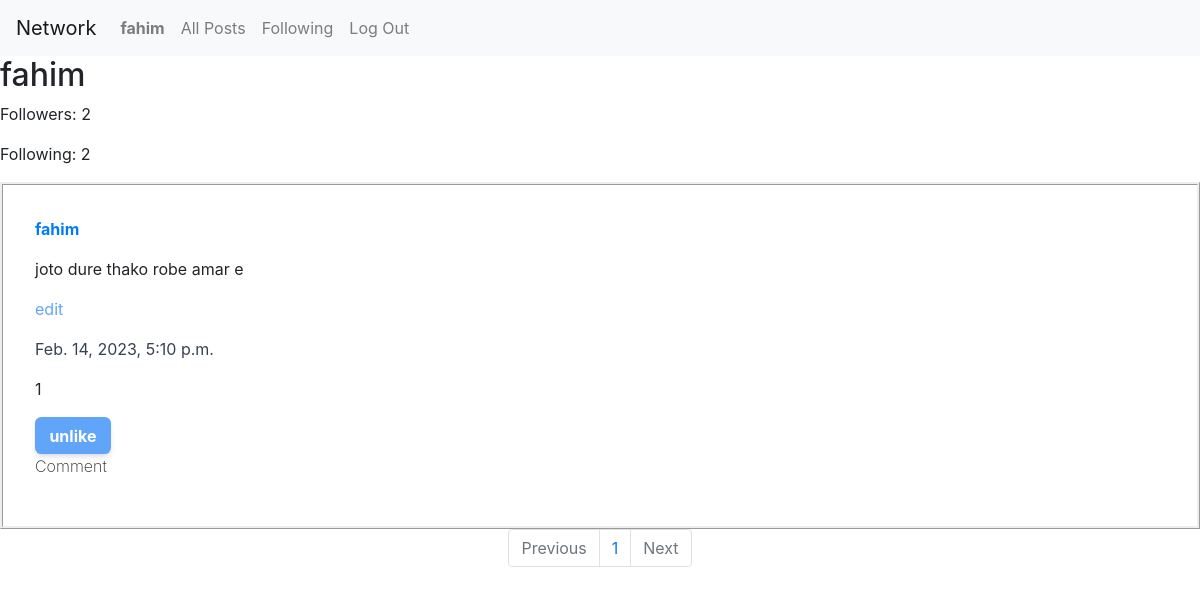
Page /profile/3 (signed in) on the earlier database version.
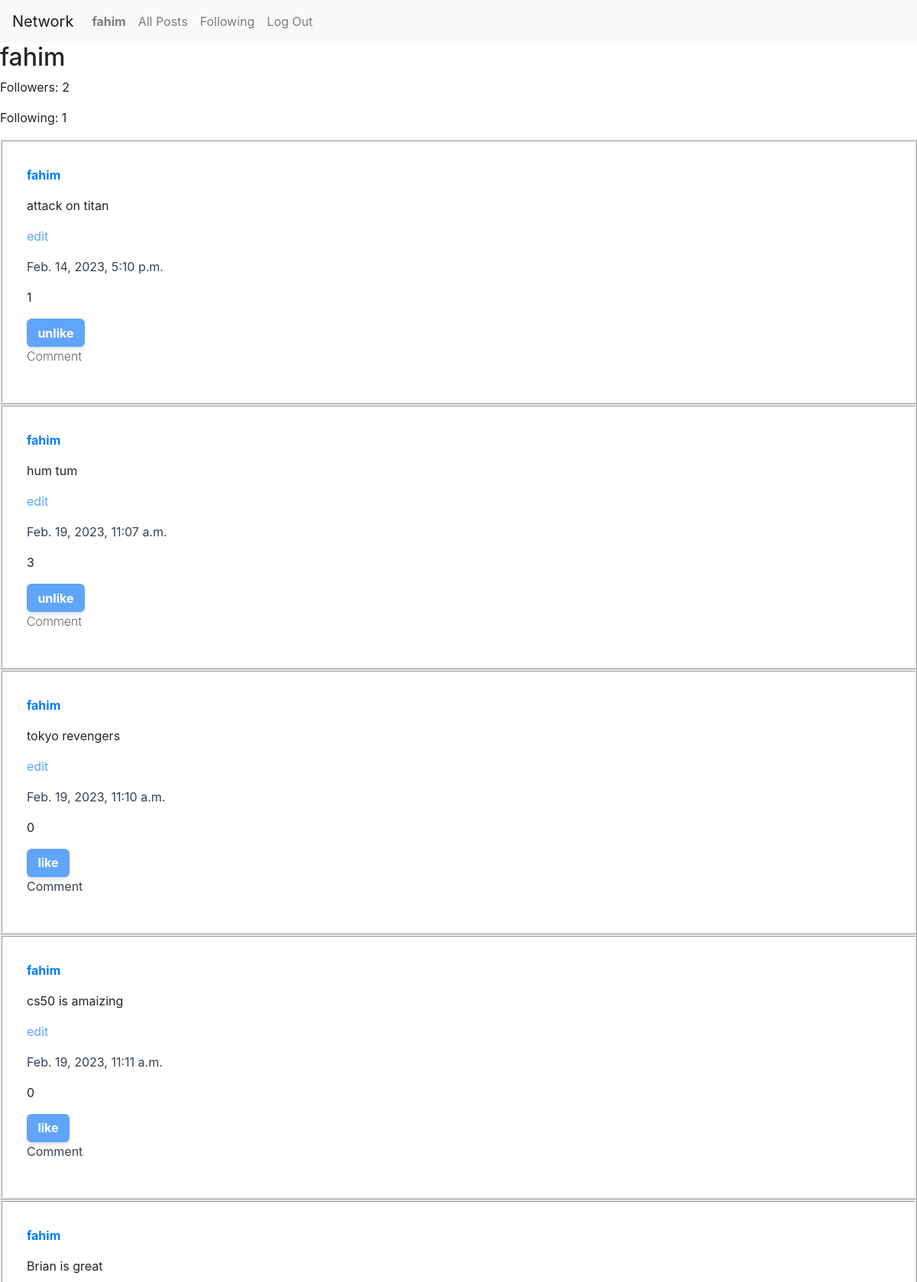
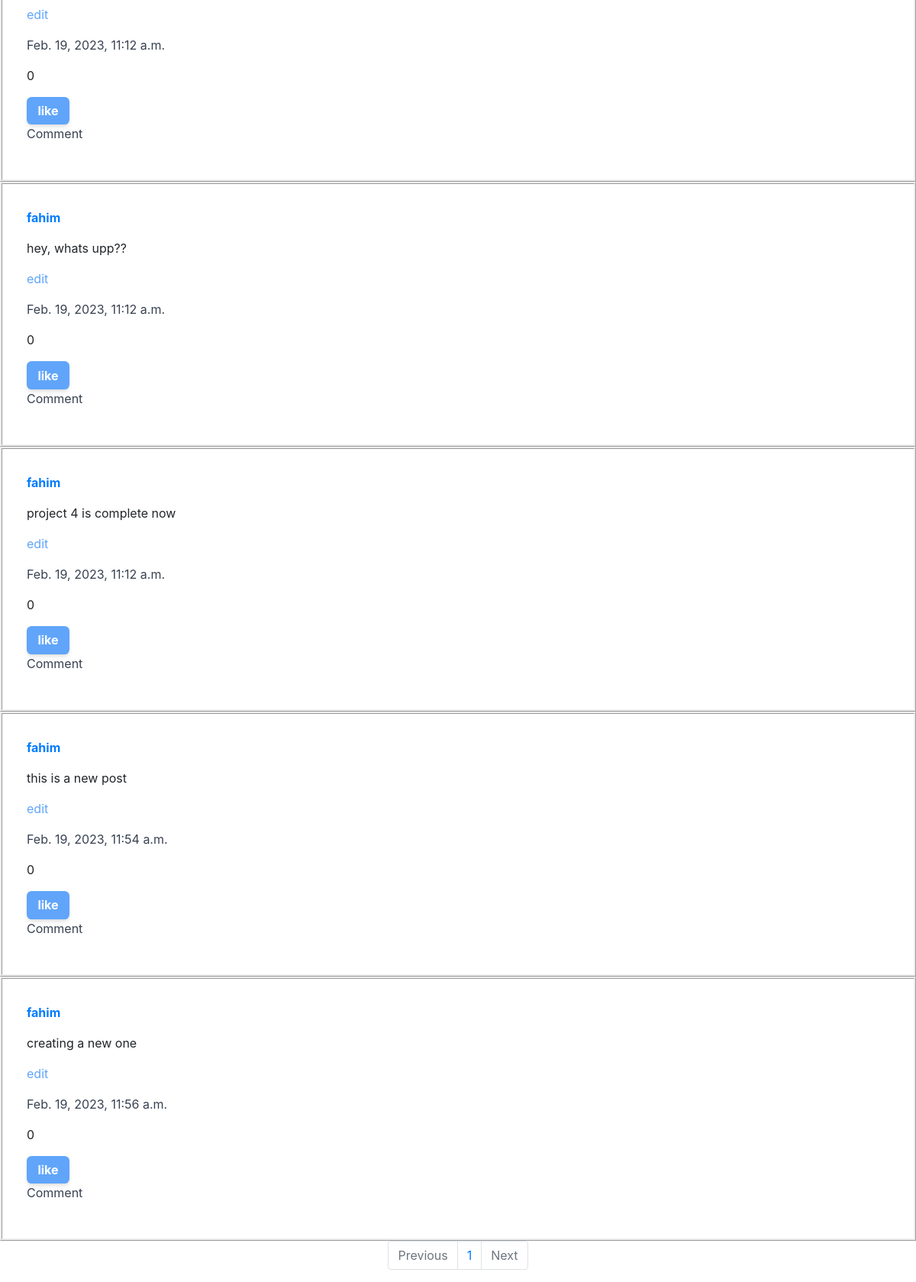
Same page on the later database version (2 pictures, top to bottom).
### network/models.py (models this page shows, shortened)
class Post(models.Model):
    creator = models.ForeignKey(User, on_delete=models.CASCADE, related_name="posts")
    content = models.CharField(max_length=255)
    created_on = models.DateTimeField(auto_now_add=True)
    likes = models.ManyToManyField(User, related_name="liked_post")
    like = models.IntegerField(default=0)

class User(AbstractUser):
    def __str__(self):
        return self.username

### network/views.py (the view)
# urls.py: path("profile/<int:id>", views.profile, name="profile"),
@csrf_exempt
def profile(request, id, page_num=1):
    user = User.objects.get(pk=id)
    follow = Follow.objects.get(user=user)
    following = follow.following.all().count()
    followers = follow.followers.all().count()
    posts = Post.objects.filter(creator=user)
    liked_posts = Post.objects.filter(likes=user, creator=user)
    already_follow = Follow.objects.filter(user=request.user, following=user)
    show_follow = 1
    if already_follow:
        show_follow = 0
    p = Paginator(posts, 10)
    posts = p.page(page_num)
    return render(request, "network/profile.html", {
        "following": following,
        "followers": followers,
        "posts": posts.object_list,
        "liked_posts": liked_posts,
        "owner": user,
        "show_follow": show_follow,
        "page_range": p.page_range,
        "previous_page_number": posts.previous_page_number() if posts.has_previous() else 0,
        "next_page_number": posts.next_page_number() if posts.has_next() else 0,
        "previous": posts.has_previous(),
        "next": posts.has_next(),
    })

### network/templates/network/profile.html (shortened to what this page needs)
{% extends "network/layout.html" %}
{% block body %}
<h2>{{ owner.username }}</h2>
<div>
	<p>Followers: <span id="followerNumber">{{ followers }}</span></p>
</div>
<div>
	<p>Following: {{ following }}</p>
</div>
{% for post in posts %}
	{% if post in liked_posts %}
		<div style="border-style: ridge; padding: 2rem;">
			<p>
				<a href="{% url 'profile' post.creator.id %}">
					<b>{{ post.creator }}</b>
				</a>
			</p>
			<div id="div{{ post.id }}">
				<p id="{{ post.id }}">{{ post.content }}</p>
				{% if user.id == post.creator.id %}
					<p style="color: #60a5fa;" id="edit{{ post.id }}" onclick="handle({{ post.id }})">edit</p>
				{% endif %}
			</div>
			<p style="color: #374151;">{{ post.created_on }}</p>
			<p id="like{{ post.id }}">{{ post.like }}</p>
			<input
				id="like_button{{ post.id }}"
				type="button"
				value="unlike"
				onclick="handleLike({{ post.id }})"
				style="padding-top: 0.4rem; padding-bottom: 0.4rem; padding-left: 0.9rem; padding-right: 0.9rem; border-radius: 0.4rem; background-color: #60a5fa; color: #ffffff; font-weight: 700; border-style: none; box-shadow: 0 4px 6px -1px rgba(0, 0, 0, 0.1), 0 2px 4px -1px rgba(0, 0, 0, 0.06);"
			/>
			<p style="font-weight: 200;">Comment</p>
		</div>
	{% else %}
		<div style="border-style: ridge; padding: 2rem;">
			<p>
				<a href="{% url 'profile' post.creator.id %}">
					<b>{{ post.creator }}</b>
				</a>
			</p>
			<div id="div{{ post.id }}">
				<p id="{{ post.id }}">{{ post.content }}</p>
				{% if user.id == post.creator.id %}
					<p style="color: #60a5fa;" id="edit{{ post.id }}" onclick="handle({{ post.id }})">edit</p>
				{% endif %}
			</div>
			<p style="color: #374151;">{{ post.created_on }}</p>
			<p id="like{{ post.id }}">{{ post.like }}</p>
			<input
				id="like_button{{ post.id }}"
				value="like"
				type="button"
				onclick="handleLike({{ post.id }})"
				style="padding-top: 0.4rem; padding-bottom: 0.4rem; padding-left: 0.9rem; padding-right: 0.9rem; border-radius: 0.4rem; background-color: #60a5fa; color: #ffffff; font-weight: 700; border-style: none; box-shadow: 0 4px 6px -1px rgba(0, 0, 0, 0.1), 0 2px 4px -1px rgba(0, 0, 0, 0.06);"
			/>
			<p style="color: #374151;">Comment</p>
		</div>
	{% endif %}
{% endfor %}
<nav aria-label="Page navigation example">
  <ul class="pagination justify-content-center">
	{% if previous %}
		<li class="page-item">
			<a class="page-link" href="{% url 'index' previous_page_number %}" tabindex="-1" aria-disabled="true">Previous</a>
		</li>
	{% else %}
		<li class="page-item disabled">
		<a class="page-link" href="#" tabindex="-1" aria-disabled="true">Previous</a>
		</li>
	{% endif %}
	{% for i in page_range%}
	<li class="page-item"><a class="page-link" href="{% url 'index' i %}">{{ i }}</a></li>
	{% endfor %}
	{% if next %}
		<li class="page-item">
		<a class="page-link" href="{% url 'index' next_page_number %}" tabindex="-1" aria-disabled="true">Next</a>
		</li>
	{% else %}
		<li class="page-item disabled">
		<a class="page-link" href="#" tabindex="-1" aria-disabled="true">Next</a>
		</li>
	{% endif %}
  </ul>
</nav>
{% endblock %}

Differences in the rows shown:
changed Post: content "joto dure thako robe amar e" → "attack on titan"
added Post: creator "fahim", content "hum tum", created_on "Feb. 19, 2023, 11:07 a.m.", like "3"
added Post: creator "fahim", content "tokyo revengers", created_on "Feb. 19, 2023, 11:10 a.m.", like "0"
added Post: creator "fahim", content "cs50 is amaizing", created_on "Feb. 19, 2023, 11:11 a.m.", like "0"
added Post: creator "fahim", content "Brian is great", created_on "Feb. 19, 2023, 11:12 a.m.", like "0"
added Post: creator "fahim", content "hey, whats upp??", created_on "Feb. 19, 2023, 11:12 a.m.", like "0"
added Post: creator "fahim", content "project 4 is complete now", created_on "Feb. 19, 2023, 11:12 a.m.", like "0"
added Post: creator "fahim", content "this is a new post", created_on "Feb. 19, 2023, 11:54 a.m.", like "0"
added Post: creator "fahim", content "creating a new one", created_on "Feb. 19, 2023, 11:56 a.m.", like "0"
Other differences:
{{ following }}: "2" → "1"
